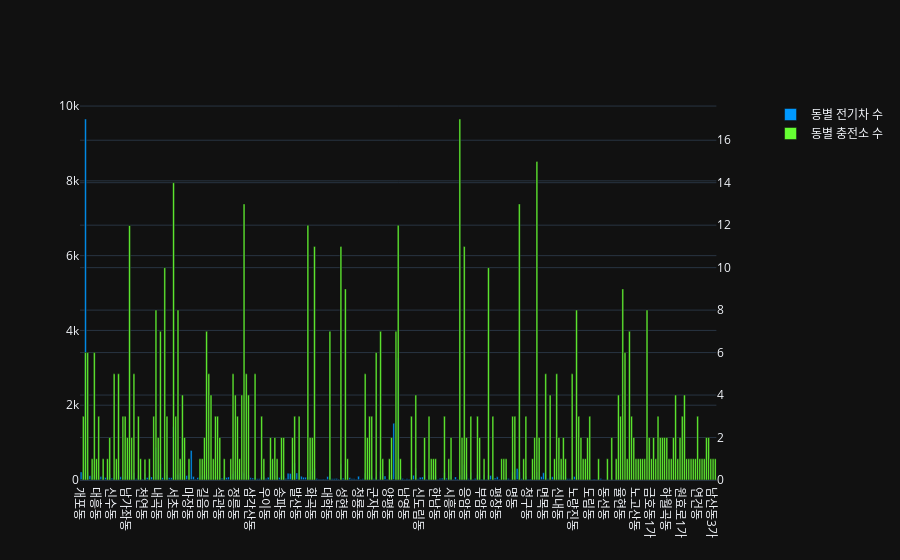

The notebook cell saved with this chart:
### Code cell
trace1 = go.Bar(x=df["동"],y=df["동별 전기차 수"],name="동별 전기차 수", marker=dict(color='rgb(000, 153, 255)'))

trace2 = go.Bar(x=df["동"],y=df['동별 충전소 수'],name='동별 충전소 수', marker=dict(color='rgb(102, 255, 051)'))

fig_2 = make_subplots(specs=[[{"secondary_y": True}]])
fig_2.add_trace(trace1)
fig_2.add_trace(trace2,secondary_y=True)
fig_2.update_layout(template='plotly_dark',
                        plot_bgcolor= 'rgba(0, 0, 0, 0)')

### Figure 1 — Plotly figure (JSON) as saved in the notebook; plotly's stock layout.template omitted (floating-point values rounded to 4 significant figures; data arrays with more than 128 entries replaced by an {"elided": "..."} marker saying what was removed)
{"data": [{"marker": {"color": "rgb(000, 153, 255)"}, "name": "동별 전기차 수", "type": "bar", "x": {"elided": "298 str values"}, "y": {"elided": "298 int values"}}, {"marker": {"color": "rgb(102, 255, 051)"}, "name": "동별 충전소 수", "type": "bar", "x": {"elided": "298 str values"}, "xaxis": "x", "y": {"elided": "298 int values"}, "yaxis": "y2"}], "layout": {"plot_bgcolor": "rgba(0, 0, 0, 0)", "xaxis": {"anchor": "y", "domain": [0, 0.94]}, "yaxis": {"anchor": "x", "domain": [0, 1]}, "yaxis2": {"anchor": "x", "overlaying": "y", "side": "right"}}}
